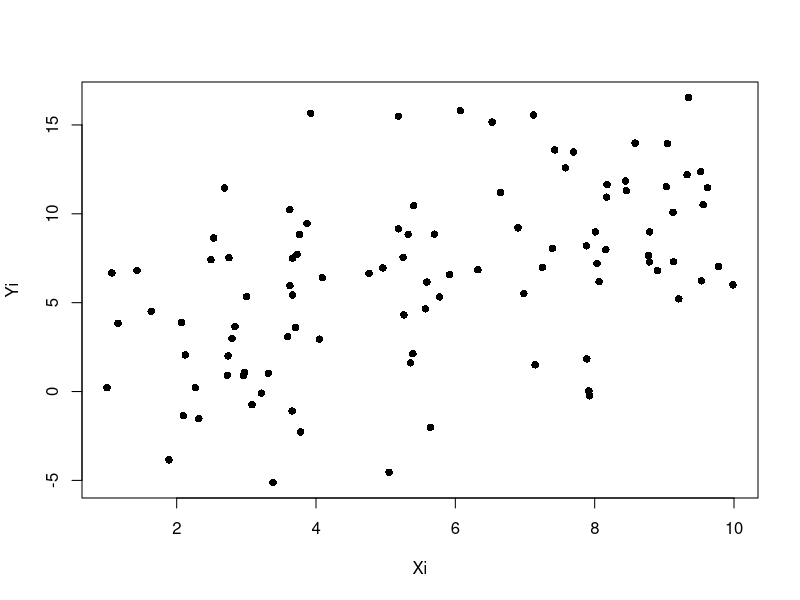
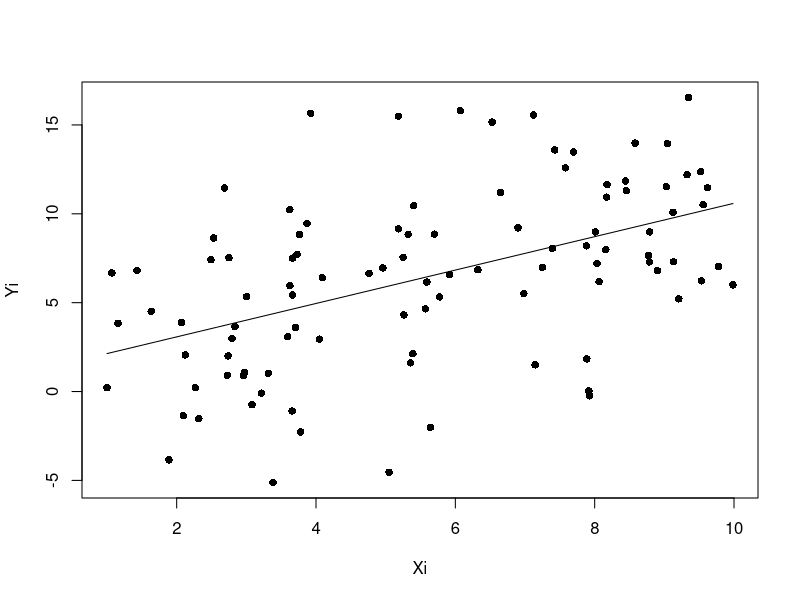

Write the R code that produced these figures, in order.
## ---- chunk 1
knitr::opts_chunk$set(echo = TRUE)
library(tidyverse)
## ---- chunk 2
# simulating our data
N <- 100
Xi <- runif(min = 1, max = 10, n = N)

# getting our parameters 
beta0 <- 1
beta1 <- 1
var <- 20

# putting it together 
e <- rnorm(N, mean = 0, sd = sqrt(var))
Yi <- beta0 + beta1*Xi + e 

# note that this formulation is equivalent to the above. 
# Yi <- rnorm(N, mean = beta0 + beta1*Xi, sd = sqrt(var)) 

plot(Xi,Yi, pch = 16) 
## ---- chunk 3
matrix(Yi[1:10])
## ---- chunk 4
# doing linear regression in r
lm.fit <- lm(Yi ~ Xi)
# getting the coefficients from the r output
coef(lm.fit)

# creating our design matrix
X.matrix <- as.data.frame(Xi) |>
  # adding the column of intercepts
  add_column(int = 1, .before = 1) |>
  as.matrix()

# solving for the betas from (X^T X)^{-1} X^T
betas <- solve(t(X.matrix)%*%X.matrix)%*%t(X.matrix)%*%as.matrix(Yi)
betas

# graphing our line 
plot(Xi,Yi, pch = 16) 
lines(Xi, X.matrix%*%betas)
## ---- chunk 5
# getting the hat matrix 
H <- X.matrix%*%solve(t(X.matrix)%*%X.matrix)%*%t(X.matrix)

# doing it with a sum 
sum((Yi - H%*%as.matrix(Yi))^2)/(N-2)

# doing it the matrix way 
e.dot <- Yi - H%*%as.matrix(Yi)
(t(e.dot)%*%e.dot)/(N-2) # just a vector of sigmas

# looking at the variance from the linear model fit 

## ---- chunk 6
# sigma.hat <- 

# 
# sigma.hat <- matrix(c(sigma.hat,0,0,sigma.hat), nrow = 2) # sigma*Identity matrix
# C <- solve(t(X.matrix)%*%X.matrix)
# 
# # note that the residual standard error from lm should match these diagonals  
# sqrt(sigma.hat)
# 
# # these should also match. ADD A DESCRIPTION AS TO WHY 
# varcovar.matrix <- sigma.hat%*%C
# varcovar.matrix
# vcov(lm.fit) # compare with above 
# 
# # we should get the same estimates of the SE from the lm 
# sqrt(varcovar.matrix[1,1])
# sqrt(varcovar.matrix[2,2])
## ---- chunk 7

# beta0_hat <- betas[1,1]
# beta0_SE <- sqrt(varcovar.matrix[1,1])
# beta1_hat <- betas[2,1]
# beta1_SE <- sqrt(varcovar.matrix[2,2])
# 
# # beta2_hat <- lm.fit$coefficients[[3]]
# # beta2_SE <- summary(lm.fit)$coefficients[, 2][[3]]
# 
# # we should get the same estimates of the t-value and p-value from the lm
# 2*(1-pt(abs(beta0_hat/beta0_SE), N-2)) # beta0_hat/beta0_SE is the t-value 
# 2*(1-pt(abs(beta1_hat/beta1_SE), N-2)) # or 2*pt(beta1_hat/beta1_SE, N-2), so we do abs() to account

## ---- chunk 8
# SST <- sum((Y1 - mean(Y1))^2) # sum of residuals from the mean, df = n-1
# SSE <- sum((Y1 - H%*%as.matrix(Y1))^2) # sum of residuals from best fit line, df = n-p
# SSR <- SST - SSE # the difference, df = p-1. based on pythagorean theorem  
# 
# # this should match the R-squared
# SSR/SST # also can be written as 1 - SSE / SST
# 
# # NEED TO FIGURE OUT ADJUSTED R^2
# # Adjusted R-squared:  0.3764 
# # we can adjust using the degrees of freedom, SSR/(p-1) / SST/(n-1)
# SSR/(SST/(N-1))
# (SSR/SST)*(N-1)
## ---- chunk 9
# this should match the f-stat p-value from the lm 
# 2*(1-pf(abs(SSR/(SSE/(N-2))), 1, N-2)) # like the t-dist, SSR/(SSE/(N-2)) is the f-statistic
